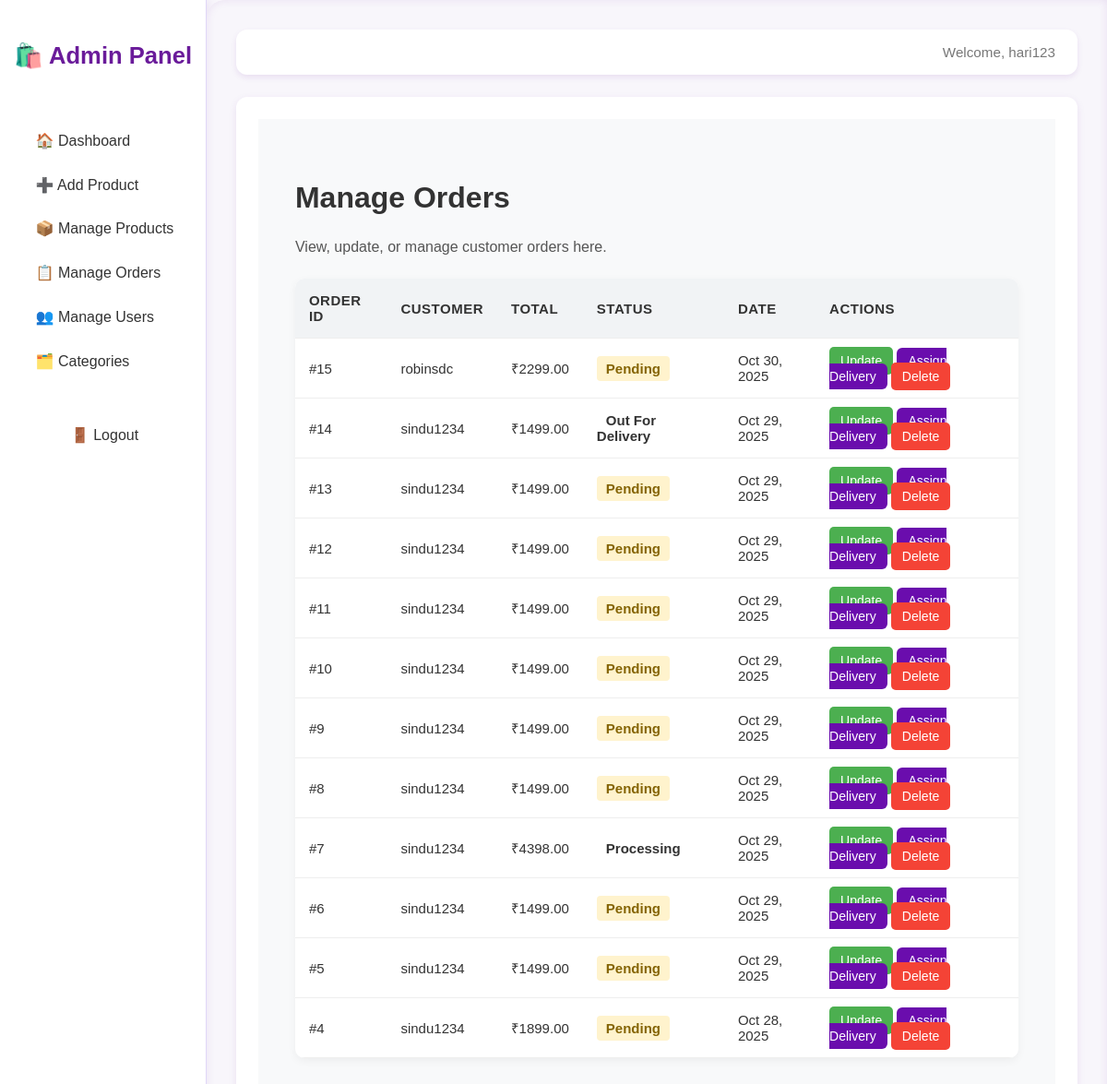
Screenshot of /admin-panel/manage-orders/ (signed in) with the database file from the repository.
### shop/models.py (models this page shows, shortened)
class User(AbstractUser):
    ROLE_CHOICES = (
        ('customer', 'Customer'),
        ('admin', 'Admin'),
        ('delivery', 'Delivery'),
    )
    role = models.CharField(max_length=20, choices=ROLE_CHOICES, default='customer')
    phone = models.CharField(max_length=15, blank=True, null=True)
    address = models.TextField(blank=True, null=True)

class Order(models.Model):
    STATUS_CHOICES = (
        ('pending', 'Pending'),
        ('processing', 'Processing'),
        ('shipped', 'Shipped'),
        ('delivered', 'Delivered'),
        ('cancelled', 'Cancelled'),
    )
    PAYMENT_METHODS = (
        ('COD', 'Cash on Delivery'),
        ('Online', 'Online Payment'),
    )
    customer = models.ForeignKey(User, on_delete=models.CASCADE, related_name='orders')
    delivery_person = models.ForeignKey(
        User, on_delete=models.SET_NULL, null=True, blank=True,
        limit_choices_to={'role': 'delivery'}, related_name='deliveries'
    )
    status = models.CharField(max_length=50, choices=STATUS_CHOICES, default='pending')
    payment_method = models.CharField(max_length=20, choices=PAYMENT_METHODS)
    total_amount = models.DecimalField(max_digits=10, decimal_places=2)
    address = models.TextField()
    created_at = models.DateTimeField(auto_now_add=True)
    class Meta:
        ordering = ['-created_at']

### shop/views.py (the view)
# urls.py: path('admin-panel/manage-orders/', views.manage_orders, name='manage_orders'),
@login_required(login_url='login')
def manage_orders(request):
    if not (hasattr(request.user, 'role') and request.user.role == 'admin') and not request.user.is_staff:
        messages.error(request, "Access denied. Admins only.")
        return redirect('home')
    orders = Order.objects.all().order_by('-created_at')
    return render(request, 'admin/manage_orders.html', {'orders': orders})

### templates/admin/manage_orders.html (shortened to what this page needs)
{% extends 'admin_base.html' %}
{% load static %}
{% block extra_css %}
<link rel="stylesheet" href="{% static 'css/manage_orders.css' %}">
{% endblock %}
{% block content %}
<div class="admin-container">
  <div class="dashboard-header">
    <h1>Manage Orders</h1>
    <p>View, update, or manage customer orders here.</p>
  </div>
  <div class="orders-table">
    <table>
      <thead>
        <tr>
          <th>Order ID</th>
          <th>Customer</th>
          <th>Total</th>
          <th>Status</th>
          <th>Date</th>
          <th>Actions</th>
        </tr>
      </thead>
      <tbody>
        {% for order in orders %}
        <tr>
          <td>#{{ order.id }}</td>
          <td>{{ order.customer.username }}</td>
          <td>₹{{ order.total_amount }}</td>
          <td>
            <span class="status {{ order.status|lower }}">
              {{ order.status|capfirst }}
            </span>
          </td>
          <td>{{ order.created_at|date:"M d, Y" }}</td>
          <td>
            <a href="{% url 'update_order_status' order.id %}" class="btn-table edit">Update</a>
            <a href="{% url 'assign_delivery' order.id %}" class="btn-table assign">Assign Delivery</a>
            <a href="{% url 'delete_order' order.id %}" class="btn-table delete">Delete</a>
          </td>
        </tr>
        {% empty %}
        <tr>
          <td colspan="6" class="empty-msg">No orders found.</td>
        </tr>
        {% endfor %}
      </tbody>
    </table>
  </div>
</div>
{% endblock %}

### templates/admin_base.html (shortened to what this page needs)
{% load static %}
<!DOCTYPE html>
<html lang="en">
<head>
    <link rel="stylesheet" href="{% static 'css/admin_base.css' %}">
    {% block extra_css %}
    {% endblock %}
</head>
<body>
<div class="admin-wrapper">
    <aside class="sidebar">
        <div class="logo">
            <h2>🛍️ Admin Panel</h2>
        </div>
        <nav>
            <ul>
                <li><a href="{% url 'admin_dashboard' %}" class="nav-link">🏠 Dashboard</a></li>
                <li><a href="{% url 'add_product' %}" class="nav-link">➕ Add Product</a></li>
                <li><a href="{% url 'manage_products' %}" class="nav-link">📦 Manage Products</a></li>
                <li><a href="{% url 'manage_orders' %}" class="nav-link">📋 Manage Orders</a></li>
                <li><a href="{% url 'manage_users' %}" class="nav-link">👥 Manage Users</a></li>
                <li><a href="{% url 'manage_categories' %}" class="nav-link">🗂️ Categories</a></li>
                <li><a href="{% url 'logout' %}" class="nav-link logout">🚪 Logout</a></li>
            </ul>
        </nav>
    </aside>
    <main class="main-content">
        <header class="admin-header">
            <p>Welcome, {{ user.username }}</p>
        </header>
        <section class="admin-content">
            {% block content %}{% endblock %}
        </section>
    </main>
</div>
</body>
</html>

### static/css/admin_base.css (style rules this page uses)
:root { --primary: #6a1b9a; --primary-light: #9c27b0; --background: #f8f6fb; --white: #ffffff; --text-dark: #333; --text-light: #777; --border: #e0d7f8; --shadow: rgba(106, 27, 154, 0.1); }
body { font-family: 'Poppins', sans-serif; margin: 0; background-color: var(--background); color: var(--text-dark); display: flex; height: 100vh; overflow: hidden; }
.admin-wrapper { display: flex; width: 100%; height: 100%; }
.sidebar { width: 250px; background: var(--white); color: var(--primary); display: flex; flex-direction: column; align-items: center; padding: 1.5rem 0; box-shadow: 2px 0 10px var(--shadow); border-right: 1px solid var(--border); }
.sidebar .logo { text-align: center; margin-bottom: 2rem; }
.sidebar .logo h2 { font-size: 1.6rem; font-weight: 600; color: var(--primary); }
.sidebar nav ul { list-style: none; padding: 0; width: 100%; margin: 0; }
.sidebar nav ul li { width: 100%; }
.sidebar nav ul li a { display: block; padding: 0.9rem 1.2rem; text-decoration: none; color: var(--text-dark); font-weight: 500; transition: 0.3s ease; border-left: 4px solid transparent; }
.sidebar .logout { margin-top: 2rem; text-align: center; }
.main-content { flex-grow: 1; background: var(--background); padding: 2rem; overflow-y: auto; border-top-left-radius: 20px; box-shadow: inset 0 0 10px var(--shadow); }
.admin-header { display: flex; justify-content: space-between; align-items: center; background: var(--white); padding: 1rem 1.5rem; border-radius: 12px; box-shadow: 0 3px 6px var(--shadow); margin-bottom: 1.5rem; }
.admin-header p { color: var(--text-light); font-size: 0.95rem; margin: 0; }
.admin-content { background: var(--white); padding: 1.5rem; border-radius: 12px; box-shadow: 0 3px 8px var(--shadow); min-height: calc(100vh - 180px); }

### static/css/manage_orders.css (style rules this page uses)
.admin-container { padding: 40px; background: #f8f9fa; min-height: 100vh; }
.dashboard-header { margin-bottom: 25px; }
.dashboard-header h1 { font-size: 2rem; font-weight: 700; color: #333; }
.dashboard-header p { color: #555; margin-top: 5px; }
.orders-table table { width: 100%; border-collapse: collapse; background: white; box-shadow: 0 3px 10px rgba(0, 0, 0, 0.05); border-radius: 10px; overflow: hidden; }
.orders-table th, .orders-table td { padding: 15px; text-align: left; border-bottom: 1px solid #eee; font-size: 15px; }
.orders-table th { background-color: #f1f3f5; font-weight: 600; text-transform: uppercase; letter-spacing: 0.5px; }
.btn-table { text-decoration: none; padding: 7px 12px; border-radius: 5px; font-size: 14px; font-weight: 500; transition: 0.3s; }
.btn-table.edit { background: #4caf50; color: white; }
.btn-table.delete { background: #f44336; color: white; }
.status { padding: 5px 10px; border-radius: 4px; font-weight: 600; text-transform: capitalize; }
.status.pending { background: #fff3cd; color: #856404; }

### templates/admin/manage_orders.html (style rules this page uses)
.btn-table.assign { background-color: #6a0dad; color: white; padding: 6px 12px; border-radius: 6px; text-decoration: none; font-weight: 500; transition: 0.3s; }

### rows the page displays
User: username "hari123"
Order: id "15", customer.username "robinsdc", total_amount "2299.00", status "Pending", created_at "Oct 30, 2025"
Order: id "14", customer.username "sindu1234", total_amount "1499.00", status "Out For Delivery", created_at "Oct 29, 2025"
Order: id "13", customer.username "sindu1234", total_amount "1499.00", status "Pending", created_at "Oct 29, 2025"
Order: id "12", customer.username "sindu1234", total_amount "1499.00", status "Pending", created_at "Oct 29, 2025"
Order: id "11", customer.username "sindu1234", total_amount "1499.00", status "Pending", created_at "Oct 29, 2025"
Order: id "10", customer.username "sindu1234", total_amount "1499.00", status "Pending", created_at "Oct 29, 2025"
Order: id "9", customer.username "sindu1234", total_amount "1499.00", status "Pending", created_at "Oct 29, 2025"
Order: id "8", customer.username "sindu1234", total_amount "1499.00", status "Pending", created_at "Oct 29, 2025"
Order: id "7", customer.username "sindu1234", total_amount "4398.00", status "Processing", created_at "Oct 29, 2025"
Order: id "6", customer.username "sindu1234", total_amount "1499.00", status "Pending", created_at "Oct 29, 2025"
Order: id "5", customer.username "sindu1234", total_amount "1499.00", status "Pending", created_at "Oct 29, 2025"
Order: id "4", customer.username "sindu1234", total_amount "1899.00", status "Pending", created_at "Oct 28, 2025"
